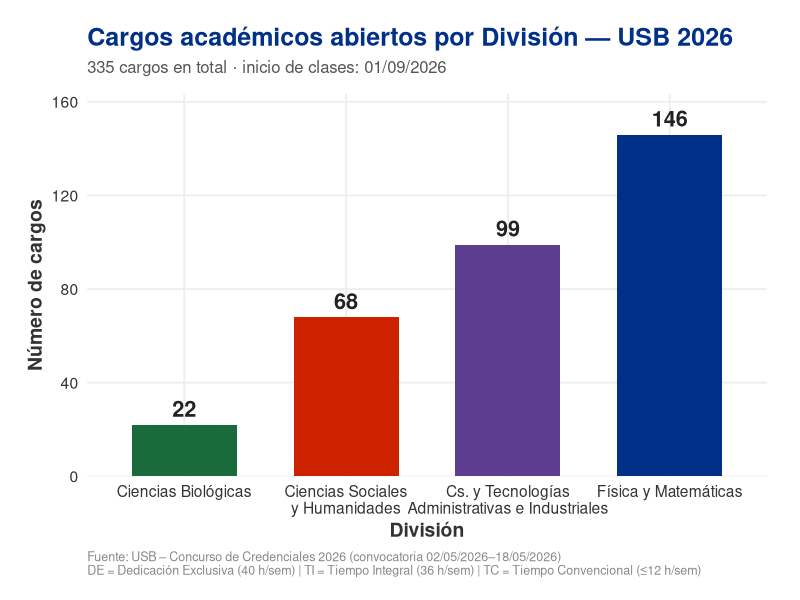
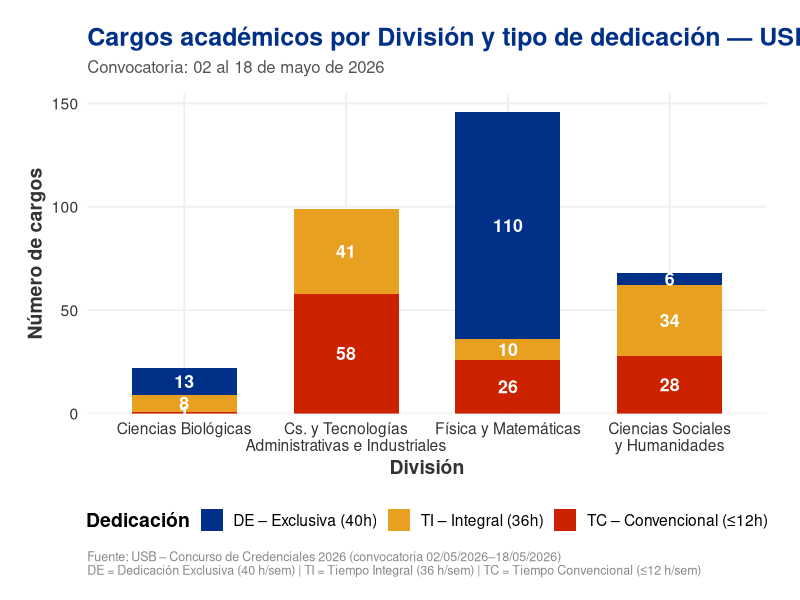
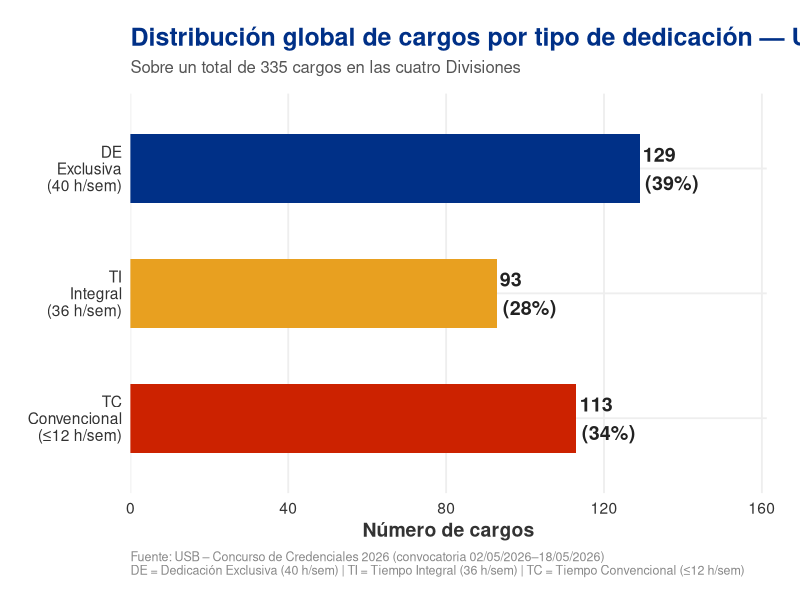
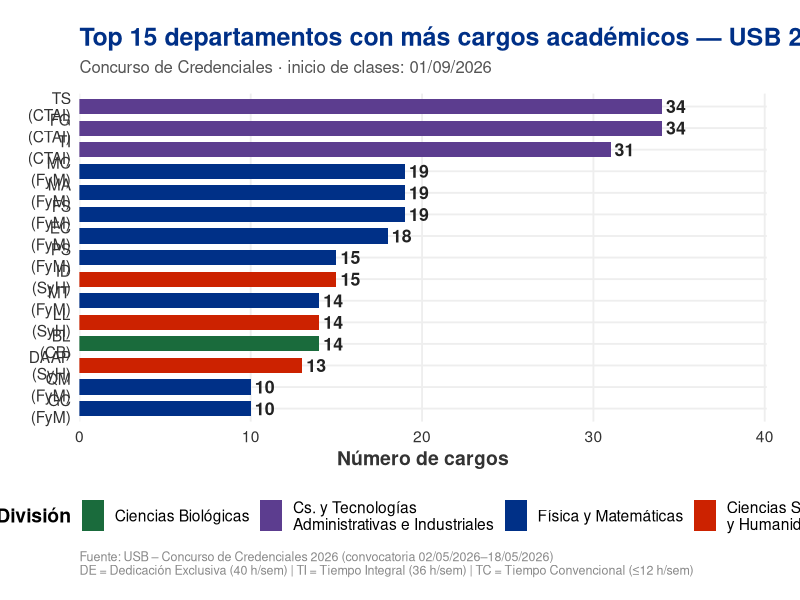
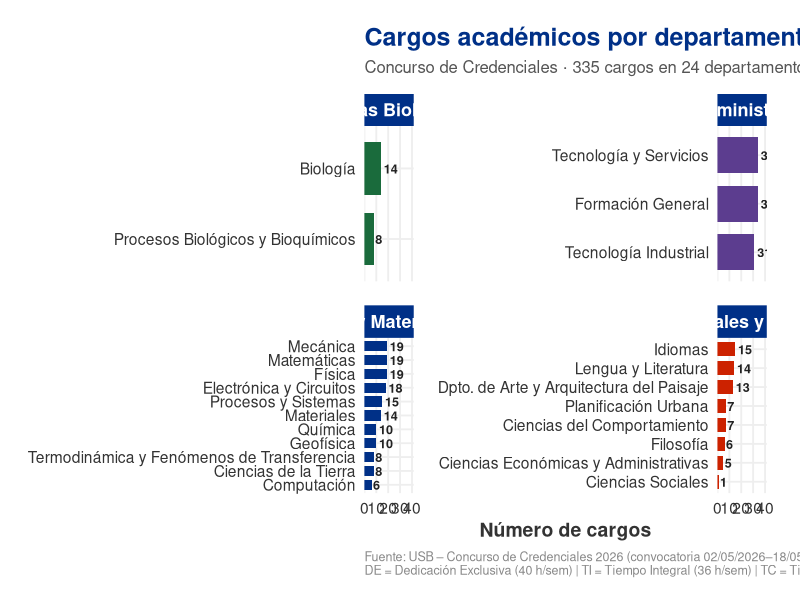

Write R code to recreate these figures, in order.
# Análisis de Cargos Académicos USB - Concurso de Credenciales 2026
# Convocatoria: 02/05/2026 – 18/05/2026 | Inicio: 01/09/2026
# Fuente: Solicitudes de Personal Académico por División (PDFs USB)

library(ggplot2)
library(dplyr)
library(tidyr)
library(forcats)
library(scales)
library(tibble)

# ── Datos ─────────────────────────────────────────────────────────────────────
cargos <- tribble(
  ~division, ~depto_codigo, ~depto_nombre,                                       ~id,        ~dedicacion, ~horas, ~n,
  # ── CB: Ciencias Biológicas ───────────────────────────────────────────────────
  "CB", "BL",   "Biología",                                                      "BL-01",    "DE",  40, 1,
  "CB", "BL",   "Biología",                                                      "BL-02",    "DE",  40, 1,
  "CB", "BL",   "Biología",                                                      "BL-03",    "DE",  40, 1,
  "CB", "BL",   "Biología",                                                      "BL-04",    "DE",  40, 1,
  "CB", "BL",   "Biología",                                                      "BL-05",    "DE",  40, 1,
  "CB", "BL",   "Biología",                                                      "BL-06",    "DE",  40, 1,
  "CB", "BL",   "Biología",                                                      "BL-07",    "DE",  40, 1,
  "CB", "BL",   "Biología",                                                      "BL-08",    "DE",  40, 1,
  "CB", "BL",   "Biología",                                                      "BL-09",    "DE",  40, 1,
  "CB", "BL",   "Biología",                                                      "BL-10",    "DE",  40, 1,
  "CB", "BL",   "Biología",                                                      "BL-11",    "DE",  40, 1,
  "CB", "BL",   "Biología",                                                      "BL-12",    "TI",  36, 1,
  "CB", "BL",   "Biología",                                                      "BL-13",    "TI",  36, 1,
  "CB", "BL",   "Biología",                                                      "BL-14",    "TI",  36, 1,
  "CB", "PBB",  "Procesos Biológicos y Bioquímicos",                             "PBB-01",   "DE",  40, 1,
  "CB", "PBB",  "Procesos Biológicos y Bioquímicos",                             "PBB-02",   "TI",  36, 1,
  "CB", "PBB",  "Procesos Biológicos y Bioquímicos",                             "PBB-03",   "DE",  40, 1,
  "CB", "PBB",  "Procesos Biológicos y Bioquímicos",                             "PBB-04",   "TI",  36, 1,
  "CB", "PBB",  "Procesos Biológicos y Bioquímicos",                             "PBB-05",   "TI",  36, 1,
  "CB", "PBB",  "Procesos Biológicos y Bioquímicos",                             "PBB-06",   "TI",  40, 1,
  "CB", "PBB",  "Procesos Biológicos y Bioquímicos",                             "PBB-07",   "TI",  40, 1,
  "CB", "PBB",  "Procesos Biológicos y Bioquímicos",                             "PBB-08",   "TC",  40, 1,
  # ── CTAI: Ciencias y Tecnologías Administrativas e Industriales ───────────
  "CTAI", "FG", "Formación General",                                             "FG-01",    "TI",  36, 5,
  "CTAI", "FG", "Formación General",                                             "FG-02",    "TC",  12, 5,
  "CTAI", "FG", "Formación General",                                             "FG-03",    "TI",  36, 4,
  "CTAI", "FG", "Formación General",                                             "FG-04",    "TC",  12, 5,
  "CTAI", "FG", "Formación General",                                             "FG-05",    "TI",  36, 4,
  "CTAI", "FG", "Formación General",                                             "FG-07",    "TC",  12, 4,
  "CTAI", "FG", "Formación General",                                             "FG-08",    "TC",  12, 3,
  "CTAI", "FG", "Formación General",                                             "FG-09",    "TC",  12, 3,
  "CTAI", "FG", "Formación General",                                             "FG-10",    "TC",  12, 1,
  "CTAI", "TS", "Tecnología y Servicios",                                        "TS-01",    "TC",  12, 2,
  "CTAI", "TS", "Tecnología y Servicios",                                        "TS-02",    "TI",  36, 2,
  "CTAI", "TS", "Tecnología y Servicios",                                        "TS-03",    "TC",  12, 2,
  "CTAI", "TS", "Tecnología y Servicios",                                        "TS-04",    "TI",  36, 2,
  "CTAI", "TS", "Tecnología y Servicios",                                        "TS-05",    "TC",  12, 2,
  "CTAI", "TS", "Tecnología y Servicios",                                        "TS-06",    "TI",  36, 2,
  "CTAI", "TS", "Tecnología y Servicios",                                        "TS-07",    "TC",  12, 2,
  "CTAI", "TS", "Tecnología y Servicios",                                        "TS-08",    "TI",  36, 2,
  "CTAI", "TS", "Tecnología y Servicios",                                        "TS-09",    "TC",  12, 2,
  "CTAI", "TS", "Tecnología y Servicios",                                        "TS-10",    "TI",  36, 2,
  "CTAI", "TS", "Tecnología y Servicios",                                        "TS-11",    "TC",  12, 2,
  "CTAI", "TS", "Tecnología y Servicios",                                        "TS-12",    "TI",  36, 2,
  "CTAI", "TS", "Tecnología y Servicios",                                        "TS-13",    "TC",  12, 2,
  "CTAI", "TS", "Tecnología y Servicios",                                        "TS-14",    "TI",  36, 2,
  "CTAI", "TS", "Tecnología y Servicios",                                        "TS-15",    "TC",  12, 2,
  "CTAI", "TS", "Tecnología y Servicios",                                        "TS-16",    "TI",  36, 2,
  "CTAI", "TS", "Tecnología y Servicios",                                        "TS-17",    "TC",  12, 2,
  "CTAI", "TI", "Tecnología Industrial",                                         "TI-01",    "TI",  36, 6,
  "CTAI", "TI", "Tecnología Industrial",                                         "TI-02",    "TI",  36, 6,
  "CTAI", "TI", "Tecnología Industrial",                                         "TI-03",    "TC",   8, 4,
  "CTAI", "TI", "Tecnología Industrial",                                         "TI-04",    "TC",  12, 4,
  "CTAI", "TI", "Tecnología Industrial",                                         "TI-05",    "TC",  12, 1,
  "CTAI", "TI", "Tecnología Industrial",                                         "TI-06",    "TC",   8, 2,
  "CTAI", "TI", "Tecnología Industrial",                                         "TI-07",    "TC",  12, 4,
  "CTAI", "TI", "Tecnología Industrial",                                         "TI-08",    "TC",   8, 4,
  # ── FyM: Física y Matemáticas ─────────────────────────────────────────────
  "FyM",  "MA", "Matemáticas",                                                   "MA-01",    "DE",  40, 5,
  "FyM",  "MA", "Matemáticas",                                                   "MA-02",    "DE",  40, 4,
  "FyM",  "MA", "Matemáticas",                                                   "MA-03",    "DE",  40, 5,
  "FyM",  "MA", "Matemáticas",                                                   "MA-04",    "DE",  40, 3,
  "FyM",  "MA", "Matemáticas",                                                   "MA-05",    "TC",  12, 1,
  "FyM",  "MA", "Matemáticas",                                                   "MA-06",    "TC",  12, 1,
  "FyM",  "FS", "Física",                                                        "FS-01",    "DE",  40, 3,
  "FyM",  "FS", "Física",                                                        "FS-02",    "DE",  40, 3,
  "FyM",  "FS", "Física",                                                        "FS-03",    "DE",  40, 4,
  "FyM",  "FS", "Física",                                                        "FS-04",    "DE",  40, 3,
  "FyM",  "FS", "Física",                                                        "FS-05",    "DE",  40, 2,
  "FyM",  "FS", "Física",                                                        "FS-06",    "TI",  36, 1,
  "FyM",  "FS", "Física",                                                        "FS-07",    "TC",  12, 2,
  "FyM",  "FS", "Física",                                                        "FS-08",    "TC",  12, 1,
  "FyM",  "QM", "Química",                                                       "QM-01",    "DE",  40, 5,
  "FyM",  "QM", "Química",                                                       "QM-02",    "DE",  40, 4,
  "FyM",  "QM", "Química",                                                       "QM-03",    "TC",  12, 1,
  "FyM",  "MC", "Mecánica",                                                      "MC-01",    "DE",  40, 1,
  "FyM",  "MC", "Mecánica",                                                      "MC-02",    "TC",   5, 1,
  "FyM",  "MC", "Mecánica",                                                      "MC-03",    "TC",  10, 1,
  "FyM",  "MC", "Mecánica",                                                      "MC-04",    "DE",  40, 1,
  "FyM",  "MC", "Mecánica",                                                      "MC-05",    "DE",  40, 1,
  "FyM",  "MC", "Mecánica",                                                      "MC-06",    "DE",  40, 1,
  "FyM",  "MC", "Mecánica",                                                      "MC-07",    "DE",  40, 1,
  "FyM",  "MC", "Mecánica",                                                      "MC-08",    "DE",  40, 1,
  "FyM",  "MC", "Mecánica",                                                      "MC-09",    "DE",  40, 1,
  "FyM",  "MC", "Mecánica",                                                      "MC-10",    "DE",  40, 1,
  "FyM",  "MC", "Mecánica",                                                      "MC-11",    "DE",  40, 1,
  "FyM",  "MC", "Mecánica",                                                      "MC-12",    "DE",  40, 1,
  "FyM",  "MC", "Mecánica",                                                      "MC-13",    "DE",  40, 1,
  "FyM",  "MC", "Mecánica",                                                      "MC-14",    "DE",  40, 1,
  "FyM",  "MC", "Mecánica",                                                      "MC-15",    "DE",  40, 1,
  "FyM",  "MC", "Mecánica",                                                      "MC-16",    "DE",  40, 1,
  "FyM",  "MC", "Mecánica",                                                      "MC-17",    "DE",  40, 1,
  "FyM",  "MC", "Mecánica",                                                      "MC-18",    "DE",  40, 1,
  "FyM",  "MC", "Mecánica",                                                      "MC-19",    "DE",  40, 1,
  "FyM",  "TF", "Termodinámica y Fenómenos de Transferencia",                    "TF-01",    "DE",  40, 1,
  "FyM",  "TF", "Termodinámica y Fenómenos de Transferencia",                    "TF-02",    "DE",  40, 2,
  "FyM",  "TF", "Termodinámica y Fenómenos de Transferencia",                    "TF-03",    "DE",  40, 1,
  "FyM",  "TF", "Termodinámica y Fenómenos de Transferencia",                    "TF-04",    "DE",  40, 1,
  "FyM",  "TF", "Termodinámica y Fenómenos de Transferencia",                    "TF-05",    "DE",  40, 1,
  "FyM",  "TF", "Termodinámica y Fenómenos de Transferencia",                    "TF-06",    "DE",  40, 1,
  "FyM",  "TF", "Termodinámica y Fenómenos de Transferencia",                    "TF-07",    "DE",  40, 1,
  "FyM",  "EC", "Electrónica y Circuitos",                                       "EC-01",    "DE",  40, 1,
  "FyM",  "EC", "Electrónica y Circuitos",                                       "EC-02",    "DE",  40, 1,
  "FyM",  "EC", "Electrónica y Circuitos",                                       "EC-03",    "DE",  40, 1,
  "FyM",  "EC", "Electrónica y Circuitos",                                       "EC-04",    "DE",  40, 1,
  "FyM",  "EC", "Electrónica y Circuitos",                                       "EC-05",    "DE",  40, 2,
  "FyM",  "EC", "Electrónica y Circuitos",                                       "EC-06",    "TC",  12, 1,
  "FyM",  "EC", "Electrónica y Circuitos",                                       "EC-07",    "DE",  40, 1,
  "FyM",  "EC", "Electrónica y Circuitos",                                       "EC-08",    "DE",  40, 1,
  "FyM",  "EC", "Electrónica y Circuitos",                                       "EC-09",    "DE",  40, 1,
  "FyM",  "EC", "Electrónica y Circuitos",                                       "EC-10",    "DE",  40, 1,
  "FyM",  "EC", "Electrónica y Circuitos",                                       "EC-11",    "DE",  40, 1,
  "FyM",  "EC", "Electrónica y Circuitos",                                       "EC-12",    "DE",  40, 1,
  "FyM",  "EC", "Electrónica y Circuitos",                                       "EC-13",    "DE",  40, 1,
  "FyM",  "EC", "Electrónica y Circuitos",                                       "EC-14",    "DE",  40, 1,
  "FyM",  "EC", "Electrónica y Circuitos",                                       "EC-15",    "TC",   6, 1,
  "FyM",  "EC", "Electrónica y Circuitos",                                       "EC-16",    "DE",  40, 1,
  "FyM",  "EC", "Electrónica y Circuitos",                                       "EC-17",    "DE",  40, 1,
  "FyM",  "CT", "Computación",                                                   "CT-01",    "TC",   8, 1,
  "FyM",  "CT", "Computación",                                                   "CT-02",    "TC",   5, 1,
  "FyM",  "CT", "Computación",                                                   "CT-03",    "DE",  40, 1,
  "FyM",  "CT", "Computación",                                                   "CT-04",    "TC",   5, 1,
  "FyM",  "CT", "Computación",                                                   "CT-05",    "DE",  40, 1,
  "FyM",  "CT", "Computación",                                                   "CT-06",    "DE",  40, 1,
  "FyM",  "PS", "Procesos y Sistemas",                                           "PS-01",    "DE",  40, 1,
  "FyM",  "PS", "Procesos y Sistemas",                                           "PS-02",    "TI",  36, 1,
  "FyM",  "PS", "Procesos y Sistemas",                                           "PS-03",    "DE",  40, 1,
  "FyM",  "PS", "Procesos y Sistemas",                                           "PS-04",    "TI",  36, 4,
  "FyM",  "PS", "Procesos y Sistemas",                                           "PS-05",    "TC",   8, 1,
  "FyM",  "PS", "Procesos y Sistemas",                                           "PS-06",    "TC",   8, 1,
  "FyM",  "PS", "Procesos y Sistemas",                                           "PS-07",    "DE",  40, 1,
  "FyM",  "PS", "Procesos y Sistemas",                                           "PS-08",    "DE",  40, 1,
  "FyM",  "PS", "Procesos y Sistemas",                                           "PS-09",    "TI",  36, 1,
  "FyM",  "PS", "Procesos y Sistemas",                                           "PS-10",    "TI",  36, 1,
  "FyM",  "PS", "Procesos y Sistemas",                                           "PS-11",    "TI",  36, 1,
  "FyM",  "PS", "Procesos y Sistemas",                                           "PS-12",    "TC",   4, 1,
  "FyM",  "MT", "Materiales",                                                    "MT-01",    "DE",  40, 2,
  "FyM",  "MT", "Materiales",                                                    "MT-02",    "DE",  40, 1,
  "FyM",  "MT", "Materiales",                                                    "MT-03",    "TC",   8, 1,
  "FyM",  "MT", "Materiales",                                                    "MT-04",    "DE",  40, 1,
  "FyM",  "MT", "Materiales",                                                    "MT-05",    "DE",  40, 1,
  "FyM",  "MT", "Materiales",                                                    "MT-06",    "DE",  40, 1,
  "FyM",  "MT", "Materiales",                                                    "MT-07",    "DE",  40, 1,
  "FyM",  "MT", "Materiales",                                                    "MT-08",    "TC",   6, 1,
  "FyM",  "MT", "Materiales",                                                    "MT-09",    "DE",  40, 2,
  "FyM",  "MT", "Materiales",                                                    "MT-10",    "TC",   8, 1,
  "FyM",  "MT", "Materiales",                                                    "MT-11",    "TI",  36, 1,
  "FyM",  "MT", "Materiales",                                                    "MT-12",    "DE",  40, 1,
  "FyM",  "CI", "Ciencias de la Tierra",                                         "CI-01",    "TC",   8, 1,
  "FyM",  "CI", "Ciencias de la Tierra",                                         "CI-02",    "TC",   4, 2,
  "FyM",  "CI", "Ciencias de la Tierra",                                         "CI-03",    "DE",  40, 1,
  "FyM",  "CI", "Ciencias de la Tierra",                                         "CI-04",    "DE",  40, 4,
  "FyM",  "GC", "Geofísica",                                                     "GC-01",    "TC",  12, 1,
  "FyM",  "GC", "Geofísica",                                                     "GC-02",    "DE",  40, 1,
  "FyM",  "GC", "Geofísica",                                                     "GC-03",    "DE",  40, 1,
  "FyM",  "GC", "Geofísica",                                                     "GC-04",    "DE",  40, 1,
  "FyM",  "GC", "Geofísica",                                                     "GC-05",    "TC",   3, 1,
  "FyM",  "GC", "Geofísica",                                                     "GC-06",    "TC",  12, 1,
  "FyM",  "GC", "Geofísica",                                                     "GC-07",    "TC",   6, 1,
  "FyM",  "GC", "Geofísica",                                                     "GC-08",    "DE",  40, 1,
  "FyM",  "GC", "Geofísica",                                                     "GC-09",    "DE",  40, 1,
  "FyM",  "GC", "Geofísica",                                                     "GC-10",    "DE",  40, 1,
  # ── SyH: Ciencias Sociales y Humanidades ─────────────────────────────────
  "SyH",  "LL", "Lengua y Literatura",                                           "LL-01",    "TI",  36, 1,
  "SyH",  "LL", "Lengua y Literatura",                                           "LL-02",    "TI",  36, 1,
  "SyH",  "LL", "Lengua y Literatura",                                           "LL-03",    "TI",  36, 1,
  "SyH",  "LL", "Lengua y Literatura",                                           "LL-04",    "TI",  36, 1,
  "SyH",  "LL", "Lengua y Literatura",                                           "LL-05",    "TI",  36, 1,
  "SyH",  "LL", "Lengua y Literatura",                                           "LL-06",    "TI",  36, 1,
  "SyH",  "LL", "Lengua y Literatura",                                           "LL-07",    "TI",  36, 1,
  "SyH",  "LL", "Lengua y Literatura",                                           "LL-08",    "TI",  36, 1,
  "SyH",  "LL", "Lengua y Literatura",                                           "LL-09",    "TI",  36, 1,
  "SyH",  "LL", "Lengua y Literatura",                                           "LL-011",   "TC",   6, 1,
  "SyH",  "LL", "Lengua y Literatura",                                           "LL-012",   "TC",   6, 1,
  "SyH",  "LL", "Lengua y Literatura",                                           "LL-013",   "TC",   6, 1,
  "SyH",  "LL", "Lengua y Literatura",                                           "LL-014",   "TC",   6, 1,
  "SyH",  "LL", "Lengua y Literatura",                                           "LL-015",   "TC",   6, 1,
  "SyH",  "DAAP","Dpto. de Arte y Arquitectura del Paisaje",                     "DAAP-01",  "TI",  36, 3,
  "SyH",  "DAAP","Dpto. de Arte y Arquitectura del Paisaje",                     "DAAP-02",  "TI",  36, 1,
  "SyH",  "DAAP","Dpto. de Arte y Arquitectura del Paisaje",                     "DAAP-03",  "TI",  36, 1,
  "SyH",  "DAAP","Dpto. de Arte y Arquitectura del Paisaje",                     "DAAP-04",  "TI",  36, 1,
  "SyH",  "DAAP","Dpto. de Arte y Arquitectura del Paisaje",                     "DAAP-05",  "TI",  36, 1,
  "SyH",  "DAAP","Dpto. de Arte y Arquitectura del Paisaje",                     "DAAP-06",  "TI",  36, 1,
  "SyH",  "DAAP","Dpto. de Arte y Arquitectura del Paisaje",                     "DAAP-07",  "TC",  12, 2,
  "SyH",  "DAAP","Dpto. de Arte y Arquitectura del Paisaje",                     "DAAP-08",  "TC",   4, 1,
  "SyH",  "DAAP","Dpto. de Arte y Arquitectura del Paisaje",                     "DAAP-09",  "TC",   4, 1,
  "SyH",  "DAAP","Dpto. de Arte y Arquitectura del Paisaje",                     "DAAP-10",  "TC",   3, 1,
  "SyH",  "ID",  "Idiomas",                                        "ID-01",    "DE",  40, 5,
  "SyH",  "ID",  "Idiomas",                                        "ID-02",    "TI",  36, 1,
  "SyH",  "ID",  "Idiomas",                                        "ID-03",    "TI",  36, 1,
  "SyH",  "ID",  "Idiomas",                                        "ID-04",    "TI",  36, 1,
  "SyH",  "ID",  "Idiomas",                                        "ID-05",    "TI",  36, 1,
  "SyH",  "ID",  "Idiomas",                                        "ID-06",    "TC",  12, 1,
  "SyH",  "ID",  "Idiomas",                                        "ID-07",    "TC",   8, 1,
  "SyH",  "ID",  "Idiomas",                                        "ID-08",    "TC",   8, 3,
  "SyH",  "ID",  "Idiomas",                                        "ID-09",    "TC",   8, 1,
  "SyH",  "CTC", "Ciencias del Comportamiento",                                  "CTC-01",   "TI",  36, 1,
  "SyH",  "CTC", "Ciencias del Comportamiento",                                  "CTC-02",   "TI",  36, 2,
  "SyH",  "CTC", "Ciencias del Comportamiento",                                  "CTC-03",   "TI",  36, 1,
  "SyH",  "CTC", "Ciencias del Comportamiento",                                  "CTC-04",   "TI",  36, 2,
  "SyH",  "CTC", "Ciencias del Comportamiento",                                  "CTC-05",   "TC",   6, 1,
  "SyH",  "CEA", "Ciencias Económicas y Administrativas",                        "CEA-05",   "TC",  12, 1,
  "SyH",  "CEA", "Ciencias Económicas y Administrativas",                        "CEA-09",   "TC",  12, 1,
  "SyH",  "CEA", "Ciencias Económicas y Administrativas",                        "CEA-010",  "TI",  36, 1,
  "SyH",  "CEA", "Ciencias Económicas y Administrativas",                        "CEA-011",  "TI",  36, 1,
  "SyH",  "CEA", "Ciencias Económicas y Administrativas",                        "CEA-013",  "TI",  36, 1,
  "SyH",  "FL",  "Filosofía",                                                    "FL-03",    "TC",   9, 1,
  "SyH",  "FL",  "Filosofía",                                                    "FL-04",    "TC",  12, 1,
  "SyH",  "FL",  "Filosofía",                                                    "FL-05",    "TC",  12, 1,
  "SyH",  "FL",  "Filosofía",                                                    "FL-06",    "TC",  12, 1,
  "SyH",  "FL",  "Filosofía",                                                    "FL-07",    "TC",  12, 1,
  "SyH",  "FL",  "Filosofía",                                                    "FL-08",    "TC",  12, 1,
  "SyH",  "PL",  "Planificación Urbana",                                         "PL-01",    "TI",  36, 1,
  "SyH",  "PL",  "Planificación Urbana",                                         "PL-02",    "TI",  36, 1,
  "SyH",  "PL",  "Planificación Urbana",                                         "PL-03",    "DE",  40, 1,
  "SyH",  "PL",  "Planificación Urbana",                                         "PL-04",    "TC",   9, 1,
  "SyH",  "PL",  "Planificación Urbana",                                         "PL-05",    "TC",   8, 1,
  "SyH",  "PL",  "Planificación Urbana",                                         "PL-06",    "TC",   8, 1,
  "SyH",  "PL",  "Planificación Urbana",                                         "PL-07",    "TI",  36, 1,
  "SyH",  "CS",  "Ciencias Sociales",                                            "CS-02",    "TI",  36, 1
)

# ── Paletas y tema ─────────────────────────────────────────────────────────────
colores_ded <- c(
  "DE" = "#003087",   # azul USB — Dedicación Exclusiva
  "TI" = "#E8A020",   # ámbar    — Tiempo Integral
  "TC" = "#CC2200"    # rojo     — Tiempo Convencional
)

colores_div <- c(
  "CB"   = "#1A6B3C",
  "CTAI" = "#5C3D8F",
  "FyM"  = "#003087",
  "SyH"  = "#CC2200"
)

nombres_div <- c(
  "CB"   = "Ciencias Biológicas",
  "CTAI" = "Cs. y Tecnologías\nAdministrativas e Industriales",
  "FyM"  = "Física y Matemáticas",
  "SyH"  = "Ciencias Sociales\ny Humanidades"
)

tema_usb <- theme_minimal(base_size = 14) +
  theme(
    plot.title      = element_text(face = "bold", size = 18, color = "#003087", margin = margin(b = 6)),
    plot.subtitle   = element_text(size = 12, color = "#555555", margin = margin(b = 12)),
    plot.caption    = element_text(size = 9,  color = "#888888", hjust = 0),
    plot.background = element_rect(fill = "white", color = NA),
    panel.grid.major= element_line(color = "#EEEEEE"),
    panel.grid.minor= element_blank(),
    axis.title      = element_text(face = "bold", color = "#333333"),
    axis.text       = element_text(color = "#333333"),
    legend.position = "bottom",
    legend.title    = element_text(face = "bold"),
    plot.margin     = margin(20, 24, 16, 20)
  )

pie_nota <- "Fuente: USB – Concurso de Credenciales 2026 (convocatoria 02/05/2026–18/05/2026)\nDE = Dedicación Exclusiva (40 h/sem) | TI = Tiempo Integral (36 h/sem) | TC = Tiempo Convencional (≤12 h/sem)"

# ── Tablas resumen ─────────────────────────────────────────────────────────────
por_div <- cargos |>
  group_by(division) |>
  summarise(total = sum(n), .groups = "drop") |>
  mutate(division = fct_reorder(division, total))

por_div_ded <- cargos |>
  group_by(division, dedicacion) |>
  summarise(total = sum(n), .groups = "drop") |>
  mutate(
    division  = factor(division,  levels = c("CB", "CTAI", "FyM", "SyH")),
    dedicacion = factor(dedicacion, levels = c("DE", "TI", "TC"))
  )

global_ded <- cargos |>
  group_by(dedicacion) |>
  summarise(total = sum(n), .groups = "drop") |>
  mutate(
    dedicacion = factor(dedicacion, levels = c("TC", "TI", "DE")),
    pct        = total / sum(total),
    label      = paste0(total, "\n(", percent(pct, accuracy = 1), ")")
  )

por_depto <- cargos |>
  group_by(division, depto_codigo, depto_nombre) |>
  summarise(total = sum(n), .groups = "drop")

# ── Resumen en consola ─────────────────────────────────────────────────────────
cat("\n═══════════════════════════════════════════════════════════════\n")
cat("  USB – CONCURSO DE CREDENCIALES 2026\n")
cat("  RESUMEN DE CARGOS ACADÉMICOS (total: 335)\n")
cat("═══════════════════════════════════════════════════════════════\n\n")

resumen_div <- cargos |>
  group_by(division, dedicacion) |>
  summarise(cargos = sum(n), .groups = "drop") |>
  pivot_wider(names_from = dedicacion, values_from = cargos, values_fill = 0) |>
  mutate(Total = rowSums(across(where(is.numeric)))) |>
  arrange(match(division, c("CB", "CTAI", "FyM", "SyH")))

print(resumen_div, n = Inf)
cat("\n")

cat("Top 10 departamentos por cargos:\n")
por_depto |>
  slice_max(total, n = 10) |>
  arrange(desc(total)) |>
  mutate(depto = paste0(depto_codigo, " (", division, ")")) |>
  select(Departamento = depto, Nombre = depto_nombre, Cargos = total) |>
  print(n = 10)

cat("\n═══════════════════════════════════════════════════════════════\n\n")

# ── PLOT 1: Cargos totales por División ───────────────────────────────────────
p1 <- ggplot(por_div, aes(x = division, y = total, fill = division)) +
  geom_col(width = 0.65, show.legend = FALSE) +
  geom_text(aes(label = total), vjust = -0.5, fontface = "bold", size = 5.5, color = "#222222") +
  scale_fill_manual(values = colores_div) +
  scale_x_discrete(labels = nombres_div) +
  scale_y_continuous(expand = expansion(mult = c(0, 0.12))) +
  labs(
    title    = "Cargos académicos abiertos por División — USB 2026",
    subtitle = "335 cargos en total · inicio de clases: 01/09/2026",
    x        = "División",
    y        = "Número de cargos",
    caption  = pie_nota
  ) +
  tema_usb

ggsave("plot1_cargos_por_division.png", p1,
       width = 10, height = 7, dpi = 150, bg = "white")
message("✓ plot1_cargos_por_division.png guardado")

# ── PLOT 2: Cargos por División y Dedicación (stacked) ────────────────────────
p2 <- ggplot(por_div_ded, aes(x = division, y = total, fill = dedicacion)) +
  geom_col(width = 0.65, position = "stack") +
  geom_text(
    aes(label = ifelse(total > 0, total, "")),
    position = position_stack(vjust = 0.5),
    fontface = "bold", size = 4.5, color = "white"
  ) +
  scale_fill_manual(
    values = colores_ded,
    name   = "Dedicación",
    labels = c("DE – Exclusiva (40h)", "TI – Integral (36h)", "TC – Convencional (≤12h)")
  ) +
  scale_x_discrete(labels = nombres_div) +
  scale_y_continuous(expand = expansion(mult = c(0, 0.06))) +
  labs(
    title    = "Cargos académicos por División y tipo de dedicación — USB 2026",
    subtitle = "Convocatoria: 02 al 18 de mayo de 2026",
    x        = "División",
    y        = "Número de cargos",
    caption  = pie_nota
  ) +
  tema_usb +
  guides(fill = guide_legend(nrow = 1))

ggsave("plot2_division_por_dedicacion.png", p2,
       width = 11, height = 7.5, dpi = 150, bg = "white")
message("✓ plot2_division_por_dedicacion.png guardado")

# ── PLOT 3: Distribución global de dedicación (barras horizontales) ────────────
p3 <- ggplot(global_ded, aes(x = dedicacion, y = total, fill = dedicacion)) +
  geom_col(width = 0.55, show.legend = FALSE) +
  geom_text(aes(label = label), hjust = -0.1, fontface = "bold", size = 5, color = "#222222") +
  coord_flip() +
  scale_fill_manual(values = colores_ded) +
  scale_y_continuous(expand = expansion(mult = c(0, 0.25))) +
  scale_x_discrete(labels = c(
    "TC" = "TC\nConvencional\n(≤12 h/sem)",
    "TI" = "TI\nIntegral\n(36 h/sem)",
    "DE" = "DE\nExclusiva\n(40 h/sem)"
  )) +
  labs(
    title    = "Distribución global de cargos por tipo de dedicación — USB 2026",
    subtitle = "Sobre un total de 335 cargos en las cuatro Divisiones",
    x        = NULL,
    y        = "Número de cargos",
    caption  = pie_nota
  ) +
  tema_usb

ggsave("plot3_distribucion_dedicacion.png", p3,
       width = 10, height = 6.5, dpi = 150, bg = "white")
message("✓ plot3_distribucion_dedicacion.png guardado")

# ── PLOT 4: Top 15 departamentos por cargos ───────────────────────────────────
top15 <- por_depto |>
  slice_max(total, n = 15) |>
  mutate(
    etiqueta = paste0(depto_codigo, "\n(", division, ")"),
    etiqueta = fct_reorder(etiqueta, total)
  )

p4 <- ggplot(top15, aes(x = etiqueta, y = total, fill = division)) +
  geom_col(width = 0.7) +
  geom_text(aes(label = total), hjust = -0.2, fontface = "bold", size = 4.5, color = "#222222") +
  coord_flip() +
  scale_fill_manual(values = colores_div, name = "División", labels = nombres_div) +
  scale_y_continuous(expand = expansion(mult = c(0, 0.18))) +
  labs(
    title    = "Top 15 departamentos con más cargos académicos — USB 2026",
    subtitle = "Concurso de Credenciales · inicio de clases: 01/09/2026",
    x        = NULL,
    y        = "Número de cargos",
    caption  = pie_nota
  ) +
  tema_usb

ggsave("plot4_top15_departamentos.png", p4,
       width = 11, height = 8, dpi = 150, bg = "white")
message("✓ plot4_top15_departamentos.png guardado")

# ── PLOT 5: Todos los departamentos por División (facetado) ───────────────────
depto_completo <- por_depto |>
  mutate(
    depto_label = depto_nombre,
    depto_label = fct_reorder2(depto_label, division, total)
  )

p5 <- ggplot(depto_completo, aes(x = fct_reorder(depto_label, total), y = total, fill = division)) +
  geom_col(width = 0.75, show.legend = FALSE) +
  geom_text(aes(label = total), hjust = -0.2, size = 3.2, fontface = "bold", color = "#222222") +
  coord_flip() +
  facet_wrap(~division, scales = "free_y", ncol = 2,
             labeller = labeller(division = c(
               "CB"   = "Ciencias Biológicas",
               "CTAI" = "Cs. y Tecnologías Administrativas e Industriales",
               "FyM"  = "Física y Matemáticas",
               "SyH"  = "Ciencias Sociales y Humanidades"
             ))) +
  scale_fill_manual(values = colores_div) +
  scale_y_continuous(expand = expansion(mult = c(0, 0.22))) +
  labs(
    title    = "Cargos académicos por departamento y División — USB 2026",
    subtitle = "Concurso de Credenciales · 335 cargos en 24 departamentos",
    x        = NULL,
    y        = "Número de cargos",
    caption  = pie_nota
  ) +
  tema_usb +
  theme(
    strip.text       = element_text(face = "bold", size = 13, color = "white"),
    strip.background = element_rect(fill = "#003087", color = NA),
    panel.spacing    = unit(1.2, "lines")
  )

ggsave("plot5_todos_departamentos_facetado.png", p5,
       width = 14, height = 12, dpi = 150, bg = "white")
message("✓ plot5_todos_departamentos_facetado.png guardado")

message("\nTodos los gráficos guardados en: ", getwd())
